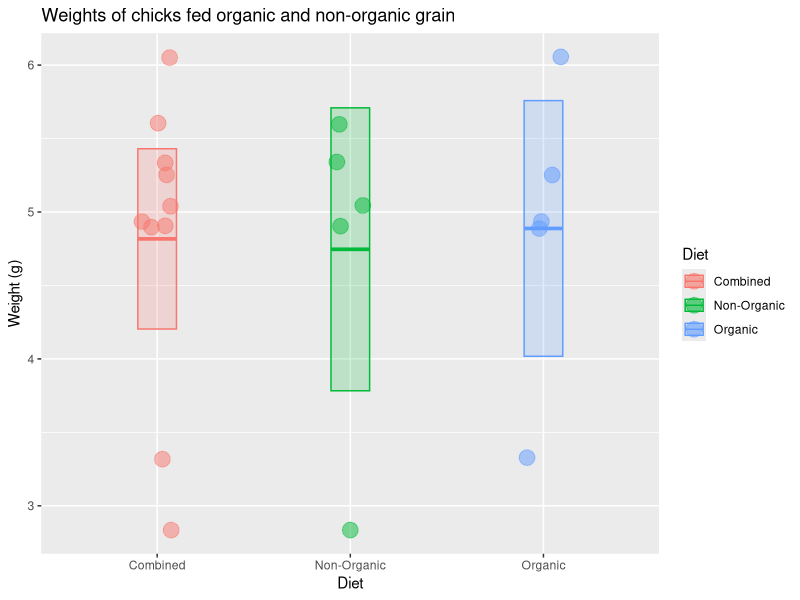

Write R code to recreate this figure. (Note: this script raises an error after producing the figure.)
## ---- chunk 1
x <- c(6.05, 4.89, 3.32, 4.93, 5.25, 5.04, 4.91, 2.84, 5.60, 5.34)
x
## ---- chunk 2
length(x)  # sample size
median(x)  # median value
mean(x)    # mean value
sd(x)      # standard deviation
## ---- chunk 3
n <- length(x) # sample size
n

sem <- sd(x) / sqrt(n) # standard error of the mean
sem
## ---- chunk 4
mean(x) + 1.96 * sem                             # upper limit
mean(x) - 1.96 * sem                             # lower limit
c(mean(x) + 1.96 * sem, mean(x) - 1.96 * sem)    # both limits combined
## ---- chunk 5

library(tidyverse)

# check to make sure you did the part above correctly
# if not, generate some fake x data
if (!exists("x") | !is.numeric(x) | !length(x) == 10) x <- rep(1, 10)

# put the chick data into a data frame
chick_data <-
  tibble::tibble(
    diet = rep(c("Combined", "Combined", "Organic", "Non-Organic"), each = 5),
    weight = c(x, x)
  )

# summarize the chick weights by diet
chick_summary <-
  chick_data %>% 
  group_by(diet) %>% 
  summarize(
    mean = mean(weight),
    median = median(weight),
    sd = sd(weight),
    n = n(),
    sem = sd / sqrt(n),
    upper = mean + 1.96 * sem,   # upper confidence limit
    lower = mean - 1.96 * sem,   # lower confidence limit
    .groups = "drop"
  )

# plot chick weights
ggplot(chick_data, aes(x = diet, y = weight, color = diet, fill = diet)) +
  geom_jitter(size = 5, shape = 21, alpha = 0.5, width = 0.1) +
  geom_crossbar(
    mapping = aes(ymin = lower, ymax = upper, y = mean), 
    data = chick_summary,
    width = 0.2, alpha = 0.2
  ) +
  labs(
    title = "Weights of chicks fed organic and non-organic grain",
    x = "Diet",
    color = "Diet",
    fill = "Diet",
    y = "Weight (g)"
  )

## ---- chunk 6
sessioninfo::session_info()
